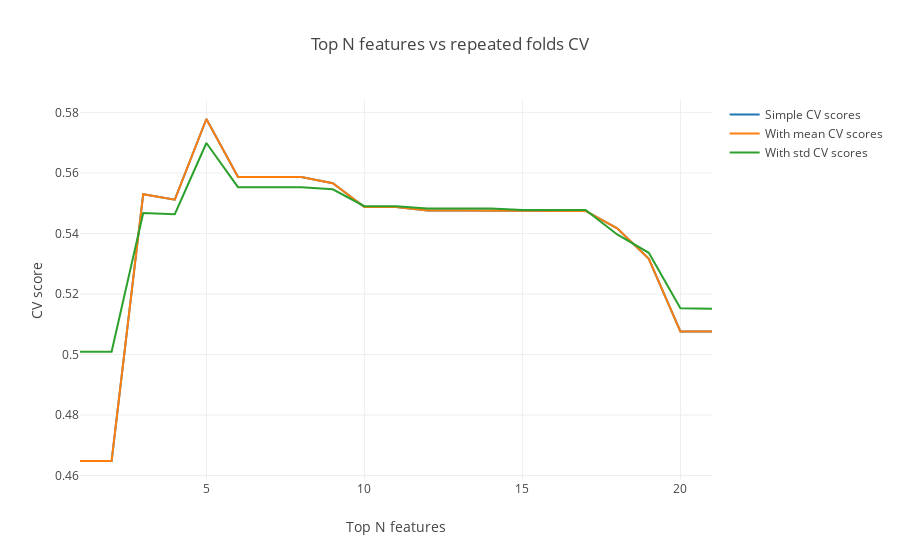

Notebook code cell kept with this figure:
### Code cell
data = [go.Scatter(
        x = list(range(1, eli5_weights.shape[0] + 1)),
        y = scores_dict['simple'],
        name = 'Simple CV scores'
    ), go.Scatter(
        x = list(range(1, eli5_weights.shape[0] + 1)),
        y = scores_dict['with_mean'],
        name = 'With mean CV scores'
    ), go.Scatter(
        x = list(range(1, eli5_weights.shape[0] + 1)),
        y = scores_dict['with_std'],
        name = 'With std CV scores'
    )]
layout = go.Layout(dict(title = "Top N features vs repeated folds CV",
                  xaxis = dict(title = 'Top N features'),
                  yaxis = dict(title = 'CV score'),
                  ))
py.iplot(dict(data=data, layout=layout), filename='basic-line')

### Figure 1 — Plotly figure (JSON) as saved in the notebook; plotly's stock layout.template omitted (floating-point values rounded to 4 significant figures)
{"data": [{"name": "Simple CV scores", "type": "scatter", "uid": "95744722-5b5a-48d2-84f6-422a0b9a58df", "x": [1, 2, 3, 4, 5, 6, 7, 8, 9, 10, 11, 12, 13, 14, 15, 16, 17, 18, 19, 20, 21], "y": [0.4648, 0.4648, 0.553, 0.5512, 0.5779, 0.5587, 0.5587, 0.5587, 0.5567, 0.5488, 0.5488, 0.5477, 0.5477, 0.5477, 0.5475, 0.5475, 0.5475, 0.5417, 0.5317, 0.5076, 0.5076]}, {"name": "With mean CV scores", "type": "scatter", "uid": "7c184acb-b4da-45df-8b66-7011afcb6c15", "x": [1, 2, 3, 4, 5, 6, 7, 8, 9, 10, 11, 12, 13, 14, 15, 16, 17, 18, 19, 20, 21], "y": [0.4648, 0.4648, 0.553, 0.5512, 0.5779, 0.5587, 0.5587, 0.5587, 0.5567, 0.5488, 0.5488, 0.5477, 0.5477, 0.5477, 0.5475, 0.5475, 0.5475, 0.5417, 0.5317, 0.5076, 0.5076]}, {"name": "With std CV scores", "type": "scatter", "uid": "f28508b2-a1a5-4eae-808f-1f5dea849aaf", "x": [1, 2, 3, 4, 5, 6, 7, 8, 9, 10, 11, 12, 13, 14, 15, 16, 17, 18, 19, 20, 21], "y": [0.5009, 0.5009, 0.5468, 0.5464, 0.5699, 0.5553, 0.5553, 0.5553, 0.5546, 0.5491, 0.5491, 0.5483, 0.5483, 0.5483, 0.5478, 0.5478, 0.5478, 0.5397, 0.5336, 0.5153, 0.5152]}], "layout": {"title": {"text": "Top N features vs repeated folds CV"}, "xaxis": {"title": {"text": "Top N features"}}, "yaxis": {"title": {"text": "CV score"}}}}
